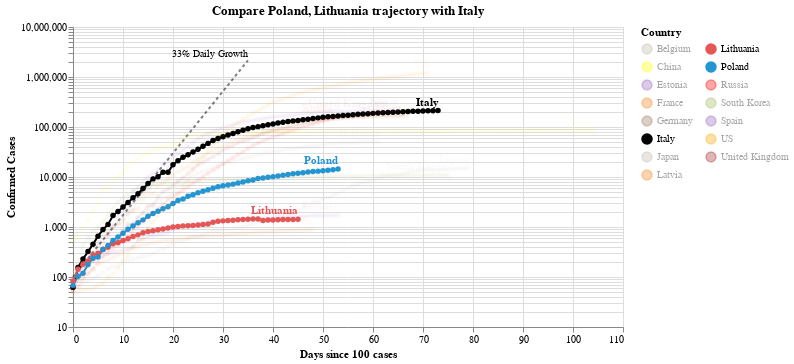

Notebook source saved alongside this figure:
### Code cell
#hide_input
chart2 = make_since_chart(dff2, ['Poland', 'Lithuania'], baseline_countries)
chart2

### Figure 1 — Vega-Lite specification as saved in the notebook (floating-point values rounded to 4 significant figures; data arrays with more than 128 entries replaced by an {"elided": "..."} marker saying what was removed)
{"config": {"view": {"continuousWidth": 400, "continuousHeight": 300}}, "layer": [{"mark": {"type": "line", "color": "black", "opacity": 0.5, "strokeDash": [3, 3]}, "encoding": {"x": {"type": "quantitative", "field": "Days since 100 cases"}, "y": {"type": "quantitative", "field": "Confirmed Cases"}}}, {"mark": {"type": "text", "align": "right", "dy": -6, "fontSize": 10, "text": "33% Daily Growth"}, "encoding": {"x": {"type": "quantitative", "field": "Days since 100 cases"}, "y": {"type": "quantitative", "field": "Confirmed Cases"}}, "transform": [{"filter": "(datum['Days since 100 cases'] >= 35)"}]}, {"data": {"name": "data-579804ec300ced56b573f3233d1043f8"}, "mark": {"type": "line", "point": true}, "encoding": {"color": {"type": "nominal", "field": "Country", "legend": {"columns": 2}, "scale": {"domain": ["Belgium", "China", "Estonia", "France", "Germany", "Italy", "Japan", "Latvia", "Lithuania", "Poland", "Russia", "South Korea", "Spain", "US", "United Kingdom"], "range": ["#C1B7AD", "yellow", "#9467bd", "#F58518", "#9D755D", "black", "#C1B7AD", "#F58518", "#E45756", "#2495D3", "red", "#A1BA59", "#9467bd", "orange", "brown"]}}, "opacity": {"condition": {"value": 1, "selection": "selector004"}, "value": 0.05}, "tooltip": [{"type": "nominal", "field": "Country"}, {"type": "temporal", "field": "Date"}, {"type": "quantitative", "field": "Confirmed Cases"}, {"type": "quantitative", "field": "Days since 100 cases"}], "x": {"type": "quantitative", "field": "Days since 100 cases"}, "y": {"type": "quantitative", "field": "Confirmed Cases", "scale": {"type": "log"}}}, "selection": {"selector004": {"type": "multi", "fields": ["Country"], "bind": "legend", "init": [{"Country": "Poland"}, {"Country": "Lithuania"}, {"Country": "Italy"}]}}, "width": 550}, {"data": {"name": "data-579804ec300ced56b573f3233d1043f8"}, "mark": {"type": "text", "align": "right", "dy": -8, "fontWeight": "bold"}, "encoding": {"color": {"type": "nominal", "field": "Country", "legend": {"columns": 2}, "scale": {"domain": ["Belgium", "China", "Estonia", "France", "Germany", "Italy", "Japan", "Latvia", "Lithuania", "Poland", "Russia", "South Korea", "Spain", "US", "United Kingdom"], "range": ["#C1B7AD", "yellow", "#9467bd", "#F58518", "#9D755D", "black", "#C1B7AD", "#F58518", "#E45756", "#2495D3", "red", "#A1BA59", "#9467bd", "orange", "brown"]}}, "opacity": {"condition": {"value": 1, "selection": "selector004"}, "value": 0.05}, "text": {"type": "nominal", "field": "Country"}, "tooltip": [{"type": "nominal", "field": "Country"}, {"type": "temporal", "field": "Date"}, {"type": "quantitative", "field": "Confirmed Cases"}, {"type": "quantitative", "field": "Days since 100 cases"}], "x": {"type": "quantitative", "field": "Days since 100 cases"}, "y": {"type": "quantitative", "field": "Confirmed Cases", "scale": {"type": "log"}}}, "transform": [{"filter": "(datum['Date'] >= 1588636800000)"}], "width": 550}], "data": {"name": "data-c1a3bbf4dd040f2e7e8e7a69520e3c2a"}, "title": "Compare Poland, Lithuania trajectory with Italy", "$schema": "https://vega.github.io/schema/vega-lite/v4.0.2.json", "datasets": {"data-c1a3bbf4dd040f2e7e8e7a69520e3c2a": [{"Days since 100 cases": 0, "Confirmed Cases": 100.0}, {"Days since 100 cases": 1, "Confirmed Cases": 133.0}, {"Days since 100 cases": 2, "Confirmed Cases": 176.9}, {"Days since 100 cases": 3, "Confirmed Cases": 235.3}, {"Days since 100 cases": 4, "Confirmed Cases": 312.9}, {"Days since 100 cases": 5, "Confirmed Cases": 416.2}, {"Days since 100 cases": 6, "Confirmed Cases": 553.5}, {"Days since 100 cases": 7, "Confirmed Cases": 736.1}, {"Days since 100 cases": 8, "Confirmed Cases": 979.1}, {"Days since 100 cases": 9, "Confirmed Cases": 1302.0}, {"Days since 100 cases": 10, "Confirmed Cases": 1732.0}, {"Days since 100 cases": 11, "Confirmed Cases": 2303.0}, {"Days since 100 cases": 12, "Confirmed Cases": 3064.0}, {"Days since 100 cases": 13, "Confirmed Cases": 4074.0}, {"Days since 100 cases": 14, "Confirmed Cases": 5419.0}, {"Days since 100 cases": 15, "Confirmed Cases": 7207.0}, {"Days since 100 cases": 16, "Confirmed Cases": 9586.0}, {"Days since 100 cases": 17, "Confirmed Cases": 12750.0}, {"Days since 100 cases": 18, "Confirmed Cases": 16960.0}, {"Days since 100 cases": 19, "Confirmed Cases": 22550.0}, {"Days since 100 cases": 20, "Confirmed Cases": 29990.0}, {"Days since 100 cases": 21, "Confirmed Cases": 39890.0}, {"Days since 100 cases": 22, "Confirmed Cases": 53060.0}, {"Days since 100 cases": 23, "Confirmed Cases": 70560.0}, {"Days since 100 cases": 24, "Confirmed Cases": 93850.0}, {"Days since 100 cases": 25, "Confirmed Cases": 124800.0}, {"Days since 100 cases": 26, "Confirmed Cases": 166000.0}, {"Days since 100 cases": 27, "Confirmed Cases": 220800.0}, {"Days since 100 cases": 28, "Confirmed Cases": 293700.0}, {"Days since 100 cases": 29, "Confirmed Cases": 390600.0}, {"Days since 100 cases": 30, "Confirmed Cases": 519500.0}, {"Days since 100 cases": 31, "Confirmed Cases": 690900.0}, {"Days since 100 cases": 32, "Confirmed Cases": 918900.0}, {"Days since 100 cases": 33, "Confirmed Cases": 1222000.0}, {"Days since 100 cases": 34, "Confirmed Cases": 1625000.0}, {"Days since 100 cases": 35, "Confirmed Cases": 2162000.0}], "data-579804ec300ced56b573f3233d1043f8": {"elided": "990 records"}}}
